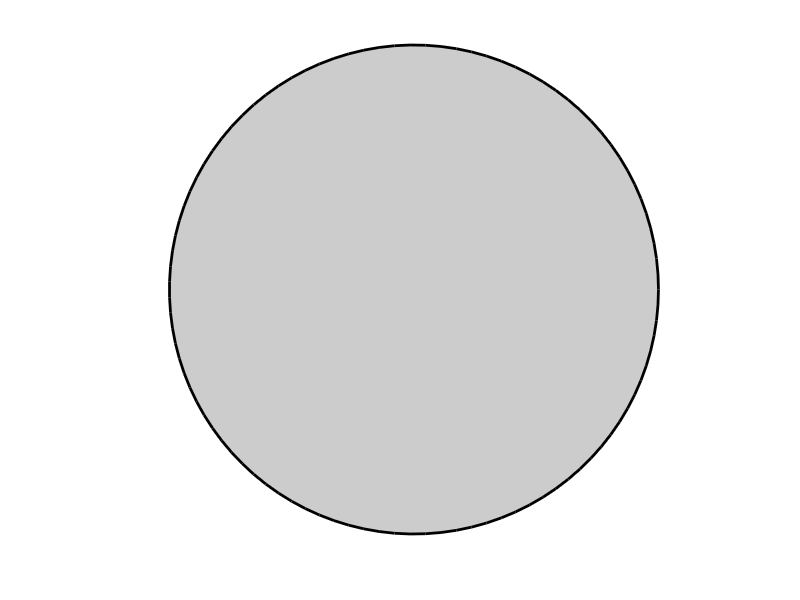

This chart was generated by the following MATLAB code:
function [h,XY] = drawCircle(center,radius,color,border,alpha,n)
% h=drawCircle(center=[0 0],radius=1,color='k',border=2,alpha=0.2,n=100)
% -  center must be Nx2
% -  accepts multiple inputs and draws multiple circles
% 
% 2018-02-22 AZ Created

%% Initialize defaults
if ~exist('center','var') || isempty(center);   center = [0 0];     end
if ~exist('radius','var') || isempty(radius);   radius = 1;         end
if ~exist('color' ,'var') || isempty(color );   color  = [0 0 0];   end
if ~exist('border','var') || isempty(border);   border = 2;         end
if ~exist('alpha' ,'var') || isempty(alpha );   alpha  = 0.2;       end
if ~exist('n'     ,'var') || isempty(n     );   n      = 100;       end

%% Recurse if given multiple inputs
nr = numel(radius);
nc = numel(center)/2;
nl = numel(color );
if isnumeric(color);  nl    = nl/3;     % color is a [1x3] vector
else                  color = color(:); % color is a string
end
mn = max([nr nc nl]);
if mn > 1
   % Embed inputs in cell; duplicate variables when necessary
   if nc> 1;   center = num2cell(center,2);
   else        center = repmat({center(:)'},[mn 1]);
   end
   if nr> 1;   radius = num2cell(radius);
   else        radius = repmat({radius    },[mn 1]);
   end
   if nl> 1;    color = num2cell(color,2);
   else         color = repmat({ color(:)'},[mn 1]);
   end
   if numel(border) < mn;   border = repmat({border},[mn 1]);   end
   if numel(alpha ) < mn;   alpha  = repmat({alpha },[mn 1]);   end
   if numel(n     ) < mn;   n      = repmat({n     },[mn 1]);   end
   % RECURSE!
   [h,XY] = cellfun( @drawCircle, center,radius(:),color,border,alpha,n,...
                     'UniformOutput',false');
    h  = vertcat (h{:});   XY = vertcat(XY{:});
    return
end

%% Generate plot
if border==0;   opts = {'LineStyle','none','FaceAlpha',alpha,'EdgeColor',color};
else            opts = {'LineWidth',border,'FaceAlpha',alpha,'EdgeColor',color};
end

t = linspace(0,2*pi,n);
XY = radius*[cos(t(:)) sin(t(:))] + repmat(center,[n 1]);
h = fill(XY(:,1),XY(:,2),color);
set(h,opts{:});
axis equal off
hold on

return


%% Debug
figure;drawCircle([1 2;3 4;5 6],3:5,'krg',0);
